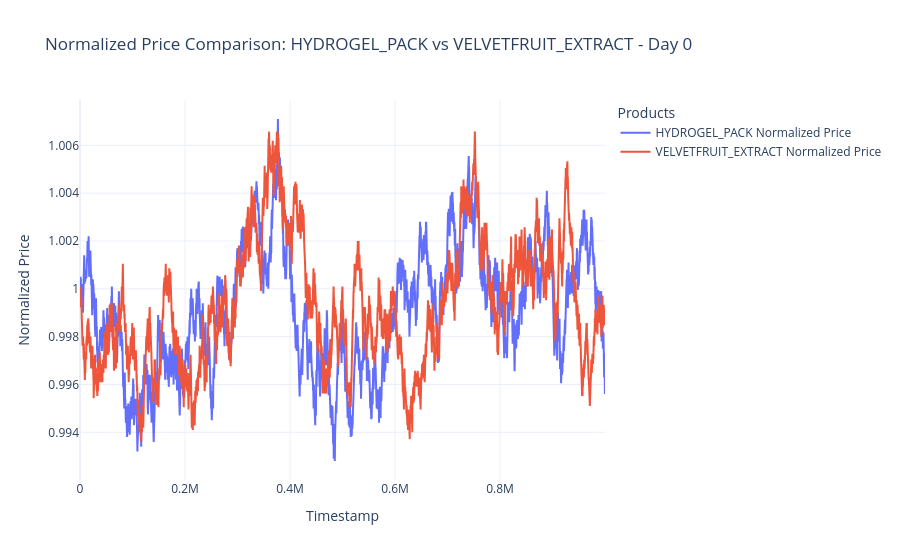
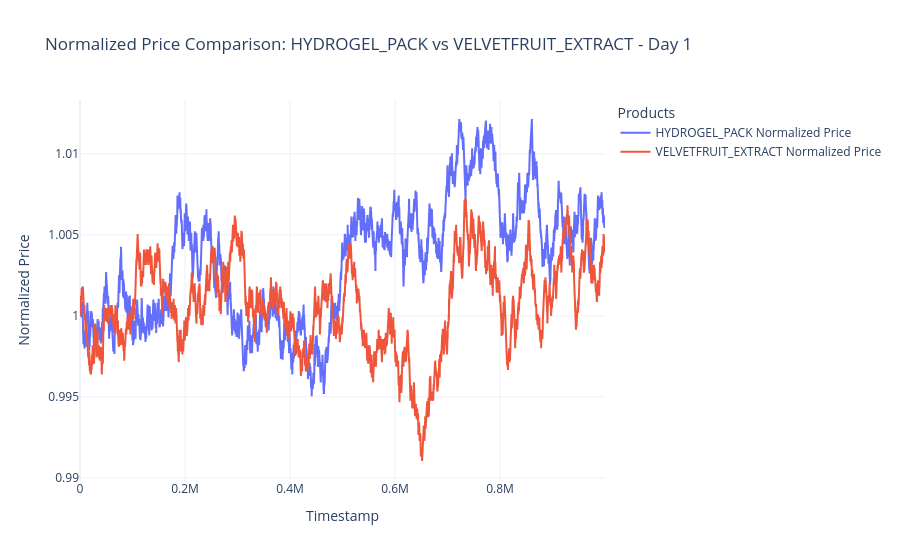
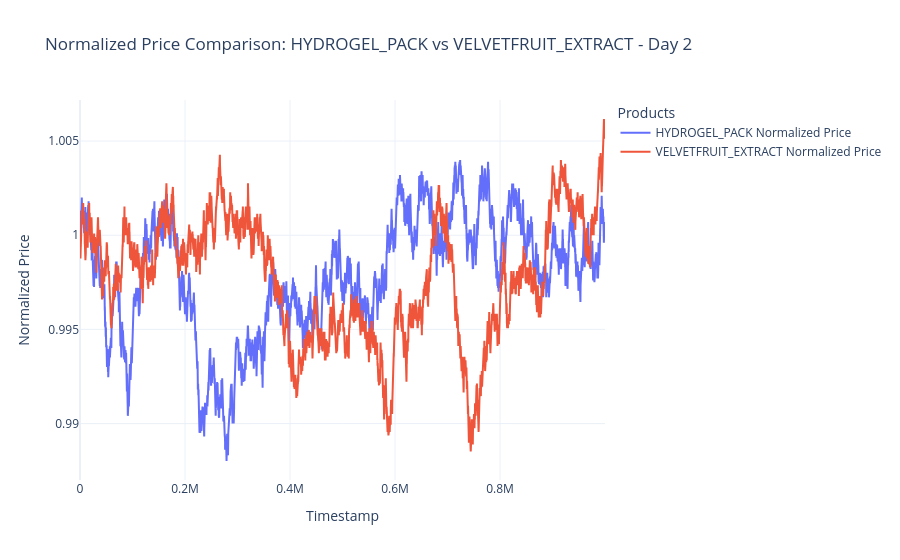

Notebook cell for these charts, in order:
### Code cell
days = [0, 1, 2]
for day in days:
    # Filter for both products
    subset = df_total[(df_total['product'].isin(["HYDROGEL_PACK", "VELVETFRUIT_EXTRACT"])) & (df_total['day'] == day)].copy()
    
    if subset.empty:
        print(f"Skipping day {day}: No data found.")
        continue
    
    # Handle Mid Price
    subset['mid_price'] = subset['mid_price'].replace(0, np.nan)

    # Create the Interactive Plotly Figure
    fig = go.Figure()
    
    for product in ["HYDROGEL_PACK", "VELVETFRUIT_EXTRACT"]:
        prod_subset = subset[subset['product'] == product].copy()
        
        if prod_subset.empty:
            continue
        
        # Normalize price: divide by the first non-NaN mid_price
        first_price = prod_subset['mid_price'].dropna().iloc[0] if not prod_subset['mid_price'].dropna().empty else 1
        prod_subset['normalized_price'] = prod_subset['mid_price'] / first_price
        
        # Add trace for normalized price
        fig.add_trace(go.Scatter(x=prod_subset['timestamp'], y=prod_subset['normalized_price'], 
                                 name=f'{product} Normalized Price', mode='lines'))
    
    # Layout Customization
    fig.update_layout(
        title=f'Normalized Price Comparison: HYDROGEL_PACK vs VELVETFRUIT_EXTRACT - Day {day}',
        xaxis_title='Timestamp',
        yaxis_title='Normalized Price',
        legend_title='Products',
        template='plotly_white',
        hovermode='x unified'
    )
    
    fig.show()

### Figure 1 — Plotly figure (JSON) as saved in the notebook; plotly's stock layout.template omitted (floating-point values rounded to 4 significant figures; data arrays with more than 128 entries replaced by an {"elided": "..."} marker saying what was removed)
{"data": [{"mode": "lines", "name": "HYDROGEL_PACK Normalized Price", "type": "scatter", "x": {"elided": "10000 int values"}, "y": {"elided": "10000 float values"}}, {"mode": "lines", "name": "VELVETFRUIT_EXTRACT Normalized Price", "type": "scatter", "x": {"elided": "10000 int values"}, "y": {"elided": "10000 float values"}}], "layout": {"hovermode": "x unified", "legend": {"title": {"text": "Products"}}, "title": {"text": "Normalized Price Comparison: HYDROGEL_PACK vs VELVETFRUIT_EXTRACT - Day 0"}, "xaxis": {"title": {"text": "Timestamp"}}, "yaxis": {"title": {"text": "Normalized Price"}}}}

### Figure 2 — Plotly figure (JSON) as saved in the notebook; plotly's stock layout.template omitted (floating-point values rounded to 4 significant figures; data arrays with more than 128 entries replaced by an {"elided": "..."} marker saying what was removed)
{"data": [{"mode": "lines", "name": "HYDROGEL_PACK Normalized Price", "type": "scatter", "x": {"elided": "10000 int values"}, "y": {"elided": "10000 float values"}}, {"mode": "lines", "name": "VELVETFRUIT_EXTRACT Normalized Price", "type": "scatter", "x": {"elided": "10000 int values"}, "y": {"elided": "10000 float values"}}], "layout": {"hovermode": "x unified", "legend": {"title": {"text": "Products"}}, "title": {"text": "Normalized Price Comparison: HYDROGEL_PACK vs VELVETFRUIT_EXTRACT - Day 1"}, "xaxis": {"title": {"text": "Timestamp"}}, "yaxis": {"title": {"text": "Normalized Price"}}}}

### Figure 3 — Plotly figure (JSON) as saved in the notebook; plotly's stock layout.template omitted (floating-point values rounded to 4 significant figures; data arrays with more than 128 entries replaced by an {"elided": "..."} marker saying what was removed)
{"data": [{"mode": "lines", "name": "HYDROGEL_PACK Normalized Price", "type": "scatter", "x": {"elided": "10000 int values"}, "y": {"elided": "10000 float values"}}, {"mode": "lines", "name": "VELVETFRUIT_EXTRACT Normalized Price", "type": "scatter", "x": {"elided": "10000 int values"}, "y": {"elided": "10000 float values"}}], "layout": {"hovermode": "x unified", "legend": {"title": {"text": "Products"}}, "title": {"text": "Normalized Price Comparison: HYDROGEL_PACK vs VELVETFRUIT_EXTRACT - Day 2"}, "xaxis": {"title": {"text": "Timestamp"}}, "yaxis": {"title": {"text": "Normalized Price"}}}}
